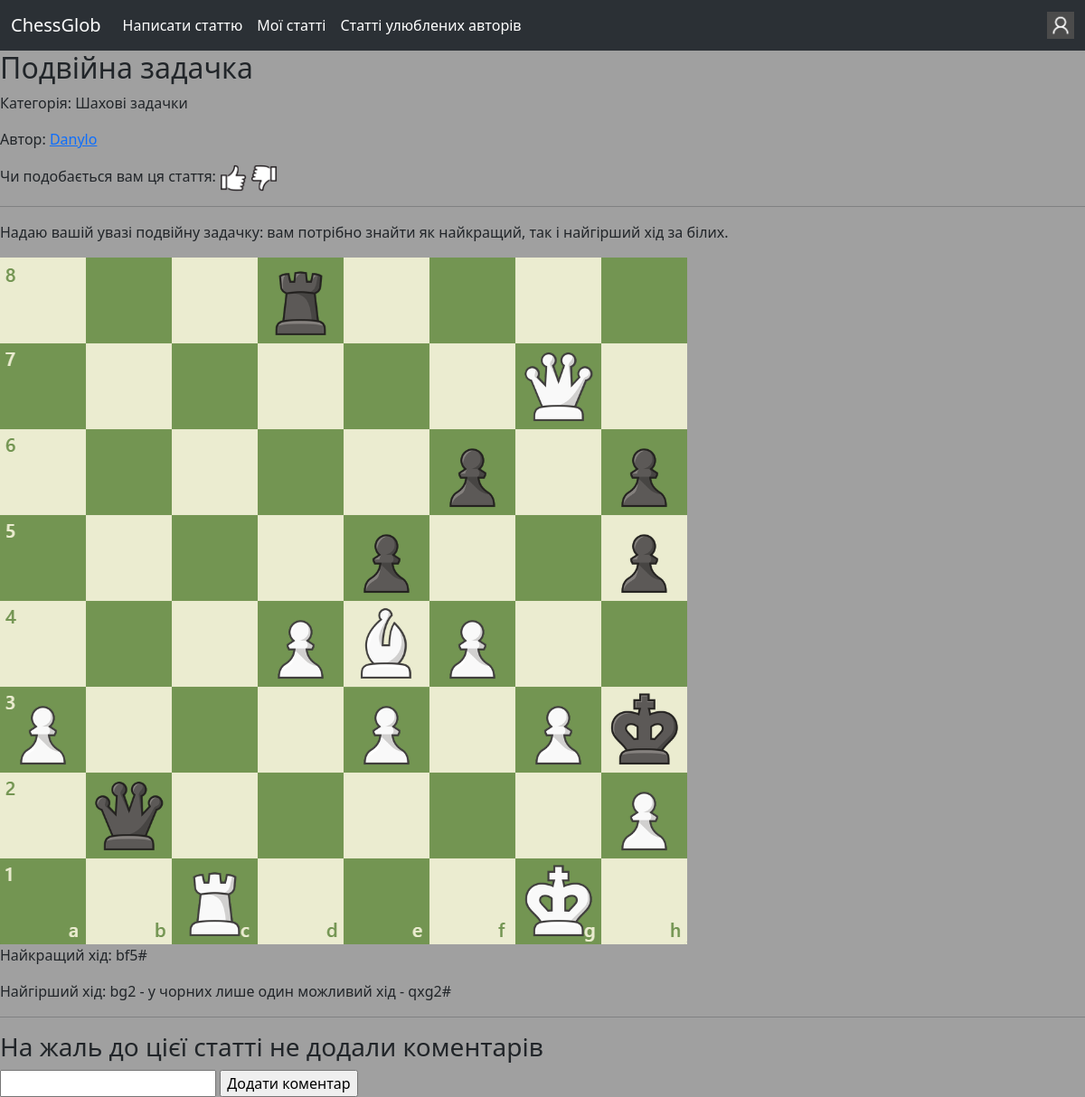
/view_article/5 (signed in), run on the app's committed database.
### blog/models.py (models this page shows, shortened)
class Article(models.Model):
    class Categories(models.TextChoices):
        other = "Інше"
        debut = "Дебют"
        middle_game = "Мітельшпіль"
        end_game = "Ендшпіль"
        history = "Історія"
        etude = "Шахові задачки"
    author = models.ForeignKey(MyUser, models.CASCADE)
    name = models.CharField(max_length=32)
    category = models.CharField(choices=Categories.choices, default=Categories.other)
    created_time = models.DateTimeField()
    elements_num = models.IntegerField(default=1)

class TextArticleElement(models.Model):
    article = models.ForeignKey(Article, models.CASCADE)
    num = models.IntegerField()
    t = "text" #t - type. Потрібно, щоб відрізняти TextArticleElement від FileArticleElement
    text = models.TextField()

class FileArticleElement(models.Model):
    article = models.ForeignKey(Article, models.CASCADE)
    num = models.IntegerField()
    t = "file" #t - type. Потрібно, щоб відрізняти TextArticleElement від FileArticleElement
    file = models.FileField(upload_to="articles_media")

### auth_sys/models.py (models this page shows, shortened)
class MyUser(AbstractBaseUser, PermissionsMixin):
    class Roles(models.TextChoices): #Усі можливі ролі
        USER = "user"
        ADMINISTRATOR = "administrator"
    username = models.CharField(unique=True, max_length=16)
    email = models.EmailField(unique=True)
    role = models.CharField(choices=Roles.choices, default=Roles.USER)
    first_name = models.CharField(blank=True, null=True, max_length=16)
    last_name = models.CharField(blank=True, null=True, max_length=32)
    birth_date = models.DateField(blank=True, null=True)
    is_staff = models.BooleanField(default=False)
    is_superuser = models.BooleanField(default=False)
    is_active = models.BooleanField(default=True)
    objects = MyUserManager() #Це потрібно для створення самого акаунту
    USERNAME_FIELD = "username"
    REQUIRED_FIELDS = ["email"]

### blog/views.py (the view)
# urls.py: path("view_article/<int:article_pk>", views.view_article, name="view_article"),
def view_article(request, article_pk):
    if not models.Article.objects.filter(pk=article_pk).exists():
        return redirect("/eror?eror_text=Статті з таким pk не існує.")
    text_elements = list(models.TextArticleElement.objects.filter(article=article_pk))
    file_elements = list(models.FileArticleElement.objects.filter(article=article_pk))
    elements = sorted(text_elements+file_elements, key=lambda element: element.num)
    liked = 0
    if not request.user.is_authenticated: liked = None
    elif models.Like.objects.filter(article=article_pk, author=request.user).exists(): liked = 1
    elif models.Dislike.objects.filter(article=article_pk, author=request.user).exists(): liked = -1
    return render(request, "blog/view_article.html", context={"article":models.Article.objects.get(pk=article_pk),
                                        "elements":elements, "comments":models.Comment.objects.filter(article=article_pk),
                                        "liked":liked})

### blog/templatetags/custom_tags.py (called while the page is built)
@register.filter("endswith")
def endswith(value, arg): return value.lower().endswith(arg.lower())

### templates/blog/view_article.html (shortened to what this page needs)
{% extends "base.html" %}
{% load static %}
{% load custom_tags %}
{% block body %}
<h2>{{ article.name }}</h2>
<p>Категорія: {{ article.category }}</p>
<p>Автор: <a href="{% url 'blog:view_user_info' article.author.username %}">{{ article.author.username }}</a></p>
<p>Чи подобається вам ця стаття:
    {% if liked == 0 %}
    <a href="{% url 'blog:like_article' article.pk %}"><img src="{% static 'img/not_pressed_like.png' %}" width="30px" height="30px"></a>
    <a href="{% url 'blog:dislike_article' article.pk %}"><img src="{% static 'img/not_pressed_dislike.png' %}" width="30px" height="30px"></a>
    {% elif liked == 1 %}
    <a href="{% url 'blog:unlike_article' article.pk %}"><img src="{% static 'img/pressed_like.png' %}" width="30px" height="30px"></a>
    <a href="{% url 'blog:dislike_article' article.pk %}"><img src="{% static 'img/not_pressed_dislike.png' %}" width="30px" height="30px"></a>
    {% elif liked == -1 %}
    <a href="{% url 'blog:like_article' article.pk %}"><img src="{% static 'img/not_pressed_like.png' %}" width="30px" height="30px"></a>
    <a href="{% url 'blog:undislike_article' article.pk %}"><img src="{% static 'img/pressed_dislike.png' %}" width="30px" height="30px"></a>
    {% endif%}
</p>
<hr>
{% for element in elements %}
    {% if element.t == "text" %}
        <p>{{ element.text }}</p>
    {% else %}
        {% if element.file.url|endswith:".png" or element.file.url|endswith:".jpg" %}
        <img src="{{ element.file.url }}" alt="Картинка">
        {% elif element.file.url|endswith:".mp4" %}
        <video width="320" height="240" controls>
            <source src="{{ element.file.url }}" type="video/mp4">
            На жаль, ваш браузер не підтримує відео
        </video>
        {% else %}
        <a href="{{ element.file.url }}">Завантажити файл</a>
        {% endif %}
    {% endif %}
{% endfor %}
<hr>
{% if comments %}
<ul>
    {% for comment in comments %}
    <li>{{ comment.author.username }}: {{ comment.text }}
        {% if user == comment.author or user.role == comment.author.Roles.ADMINISTATOR %}
        <a class="btn btn-danger" href="{% url 'blog:delete_comment' article.pk comment.pk %}" role="button">Видалити</a>
        {% endif %}
    </li>
    {%endfor%}
</ul>
{% else %}
<h3>На жаль до цієї статті не додали коментарів</h3>
{% endif %}
<form method="post" action="{% url 'blog:add_comment' article.pk %}">
    <input type="text" name="text" required>
    <input type="submit" value="Додати коментар">
</form>
{% endblock %}

### templates/base.html (style rules this page uses)
body { background-color: rgb(160, 160, 160); }

### data on the page
Article: name "Подвійна задачка", category "Шахові задачки", author.username "Danylo"
TextArticleElement: text "Надаю вашій увазі подвійну задачку: вам потрібно знайти як найкращий, так і найгірший хід за білих."
FileArticleElement: file (picture)
TextArticleElement: text "Найкращий хід: bf5#"
TextArticleElement: text "Найгірший хід: bg2 - у чорних лише один можливий хід - qxg2#"
